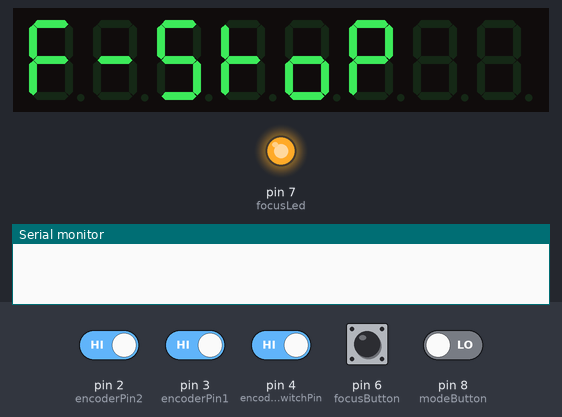
Simulated run of this sketch. Board: Arduino Uno, built with avr-gcc and run on an emulated ATmega328P. Shown: 8-digit seven-segment display, output pins drawn as LEDs (lit = HIGH), the last lines printed to the serial monitor. The inputs (shaded band) are chosen by the test bench; at power-on: pin 2 (encoderPin2), pin 3 (encoderPin1), pin 4 (encoderSwitchPin) HIGH, pin 6 (focusButton), pin 8 (modeButton) LOW.

Above: at 1.2 s.
1.3 s: pin 6 (focusButton) pulled HIGH for 0.15 s
At 3.4 s:
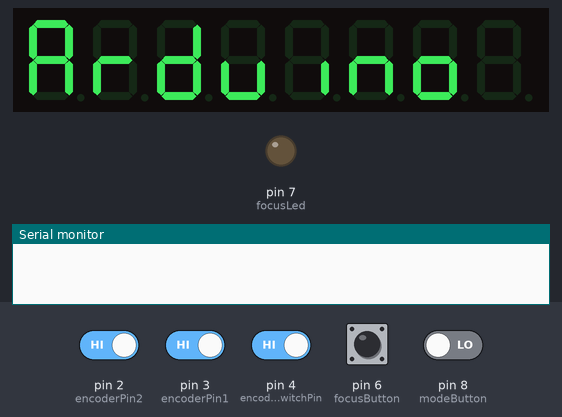
4.4 s: pin 6 (focusButton) pulled HIGH for 1 s
At 5.5 s:
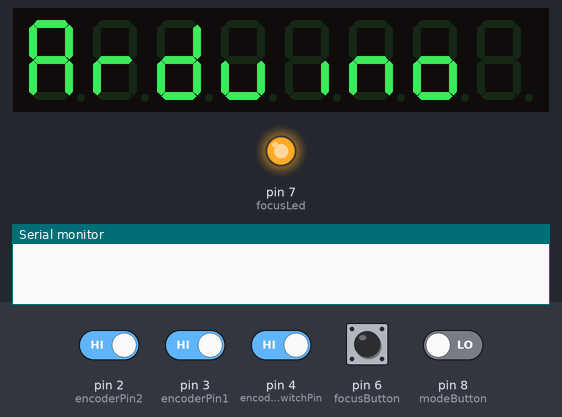
7.5 s: pin 2 (encoderPin2) driven LOW and pin 8 (modeButton) driven HIGH
10.5 s: pin 2 (encoderPin2) driven HIGH
At 12.8 s:
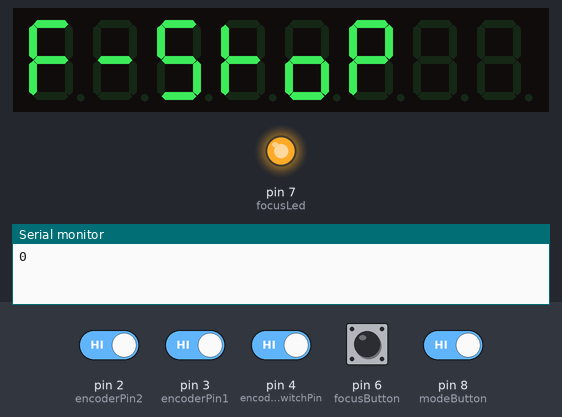
13.5 s: pin 3 (encoderPin1) driven LOW
At 16.4 s:
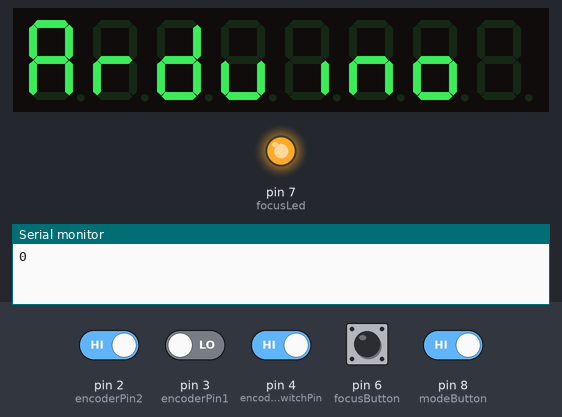
Timing chart, 0 to 17.5 s (numbered marks = the images above; inputs shaded):
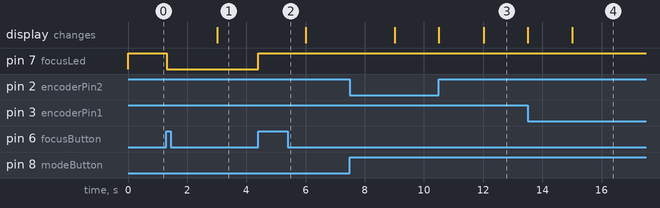

The sketch:

Focus.ino
```cpp
//From bildr article: http://bildr.org/2012/08/rotary-encoder-arduino/

//We always have to include the library
#include "LedControl.h"

/*
 Now we need a LedControl to work with.
 ***** These pin numbers will probably not work with your hardware *****
 pin 12 is connected to the DataIn
 pin 11 is connected to the CLK
 pin 10 is connected to LOAD
 We have only a single MAX72XX.
 */
LedControl lc=LedControl(12,11,10,1);

//these pins cannot be changed 2/3 are special pins
int encoderPin1 = 3;
int encoderPin2 = 2;
int encoderSwitchPin = 4; //push button switch
int enlargerLamp = 5;
int focusLed = 7;
int focusButton = 6;
int modeButton = 8;
int startButton = 9;
int startLed = 13;

//VARIABLES
boolean focusSwitch = true; // For indicating actuation of the Focus Button
boolean startSwitch = true; // For indicating actuation of the Start Button
boolean rotarySwitch = true; // For indicating actuation of the Rotary Encoder Pushbutton
byte previousFocus = LOW; // For determining Focus button change state
byte previousStart = LOW; // For determining Start button change state
unsigned long currentMillis; // For timed operations
unsigned long previousMillis; // For timed operations
unsigned long interval = 3000; // For timed operations
boolean homeDisplay = true; // For display string cycling in Home mode
byte focusState;
byte startState;
int brightness = 8; // Initial brightness value
byte modeState = LOW; // state of the Mode button for cycling through Modes
byte modePrevious = HIGH;
byte generalMode = 3; // For the switch... case argument
float timerFStop = 0.0; // Default value for f-stop
int timerSeconds; // Calculated from timerFstop using fstop2TensSeconds()
//boolean rotaryState = true; // For switching the rotary encoder on and off
boolean previousRotary = true; // For switching the rotary encoder on and off
boolean rotaryEvent = true; // For rotary encoder pushbutton events

// Time Display Variables

int rightLength;
int timeStart = 999;
int displayTime;
unsigned long timerDecrement;

// F-stop Display Varialbes

int leftLength;

//ROTARY ENCODER VARIABLES
volatile int lastEncoded = 0;
volatile long encoderValue = 0;

long lastencoderValue = 0;

int lastMSB = 0;
int lastLSB = 0;
// END VARIABLES
//------------------------------------------------------------------------


void setup() {
  Serial.begin (9600);
  // Bring the display out of shutdown
  lc.shutdown(0,false);
  // and clear the display
  lc.clearDisplay(0);

  pinMode(encoderPin1, INPUT);
  pinMode(encoderPin2, INPUT);
  pinMode(encoderSwitchPin, INPUT);
  pinMode(focusLed, OUTPUT);
  pinMode(focusButton, INPUT);
  pinMode(modeButton, INPUT);

  modeState = digitalRead(modeButton); //read the initial state of the button

  digitalWrite(encoderPin1, HIGH); //turn pullup resistor on
  digitalWrite(encoderPin2, HIGH); //turn pullup resistor on

  digitalWrite(encoderSwitchPin, HIGH); //turn pullup resistor on

  //call updateEncoder() when any high/low changed seen
  //on interrupt 0 (pin 2), or interrupt 1 (pin 3)
  attachInterrupt(0, updateEncoder, CHANGE);
  attachInterrupt(1, updateEncoder, CHANGE);

}

void loop(){
  //void checkMode(){
  modeState = digitalRead(modeButton);
  if(modeState && modeState != modePrevious){
    if(generalMode < 3) // Check to see if the generalMode is within a range of 0 - 3,  anything over that will reset count back to 0.
      generalMode += 1;
    else
      generalMode = 0;

    Serial.println(generalMode);
  }
  modePrevious = modeState;

  homeMode();

}

/////// ENLARGER FUNCTIONS  //////////

// THE INTERRUPT
void updateEncoder(){
  int MSB = digitalRead(encoderPin1); //MSB = most significant bit
  int LSB = digitalRead(encoderPin2); //LSB = least significant bit

  int encoded = (MSB << 1) |LSB; //converting the 2 pin value to single number
  int sum  = (lastEncoded << 2) | encoded; //adding it to the previous encoded value

  if(sum == 0b1101 || sum == 0b0100 || sum == 0b0010 || sum == 0b1011) encoderValue ++;
  if(sum == 0b1110 || sum == 0b0111 || sum == 0b0001 || sum == 0b1000) encoderValue --;

  lastEncoded = encoded; //store this value for next time
}

void homeMode(){

  focus();
  digitalWrite(enlargerLamp, focusSwitch);
  digitalWrite(focusLed, focusSwitch);
  rotaryPB();

  // display brightness settings
  if(rotarySwitch == 0){
    encoderValue = 0;
  }
  brightness = constrain(encoderValue, 0, 15);
  lc.setIntensity(0, brightness);

  //Write stuff to the display
  currentMillis = millis();
  if(currentMillis - previousMillis > interval){
    previousMillis = currentMillis;
    homeDisplay = !homeDisplay;
    lc.clearDisplay(0);
  }
  if(homeDisplay){
    lc.setChar(0,7,'F',false);
    lc.setRow(0,6,1);
    lc.setChar(0,5,'5',false);
    //lc.setChar(0,4,'1',false);
    lc.setRow(0,4,7);
    lc.setChar(0,3,'o',false);
    lc.setChar(0,2,'p',false);
  }
  else{
    lc.setChar(0,7,'a',false);
    lc.setRow(0,6,0x05);
    lc.setChar(0,5,'d',false);
    lc.setRow(0,4,0x1c);
    lc.setRow(0,3,B00010000);
    lc.setChar(0,2,'n',false);
    lc.setChar(0,1,'o',false);
  }


}

void focus(){
  //set the state of the focus button
  focusState = digitalRead(focusButton);
  if(focusState && focusState != previousFocus){
    if(focusSwitch > 0)
      focusSwitch = 0;
    else
      focusSwitch = 1;
  }
  previousFocus = focusState;
}

void expose(){
  //set the state of the focus button
  startState = digitalRead(startButton);
  if(startState && startState != previousStart){
    if(startSwitch > 0)
      startSwitch = 0;
    else
      startSwitch = 1;
  }
  previousStart = startState;
}

void rotaryPB(){
  if(digitalRead(encoderSwitchPin)){
    //button is not being pushed
    rotarySwitch = 1;
  }
  else{
    //button is being pushed
    rotarySwitch = 0;
  }
}
```

Measured:
- after the input at 1.3 s, pin 7 (focusLed): HIGH → LOW at once
- after the input at 4.4 s, pin 7 (focusLed): LOW → HIGH at once
